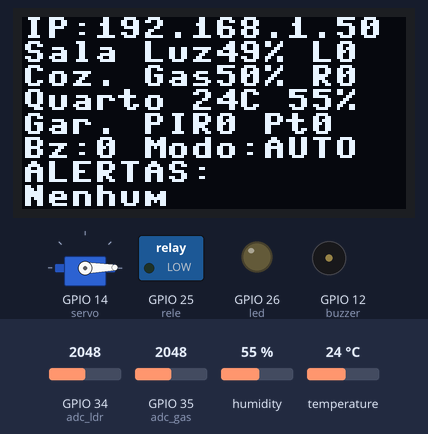
Simulated run of this program. Board: ESP32 board running MicroPython. On the bench: 128×64 one-colour display, servo, switched loads named in the program (green lamp = pin HIGH), output pins drawn as LEDs (lit = HIGH), buzzer (waves = sounding). Wiring (from the project's diagram.json): buzzer on GPIO 12, servo on GPIO 14, DHT22 sensor on GPIO 15, relay on GPIO 25, yellow LED on GPIO 26, PIR motion sensor on GPIO 32, light sensor on GPIO 34, gas sensor on GPIO 35. Inputs (shaded band) come from the test bench; at power-on: temperature 24 °C, GPIO 35 (adc_gas) = 2048, GPIO 34 (adc_ldr) = 2048, humidity 55 % (analog values on the 0–4095 scale). WiFi joins after 1.5 s; no MQTT or app messages arrive unless stated; values from a settings file that is not in the repository are placeholders; web requests get an empty 200 reply after 0.4 s; servo angles are drawn from the pulse width (0.5 ms = 0°, 2.5 ms = 180°); library files of the repository ran but are not shown: ssd1306.py; what the program prints to the serial console is not drawn.

Above: at 2.9 s.
3.0 s: temperature set to 29.6 °C
At 4.1 s:
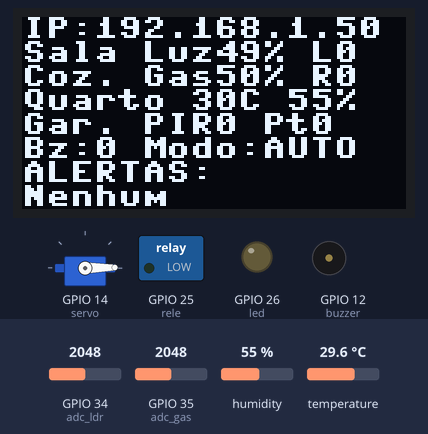
5.2 s: temperature set to 30.8 °C
At 6.3 s:
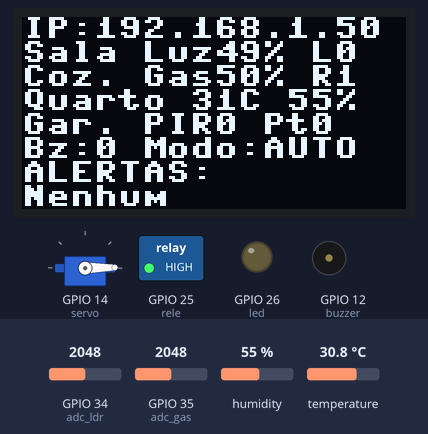
7.2 s: GPIO 35 (adc_gas) set to 2467
At 8.6 s:
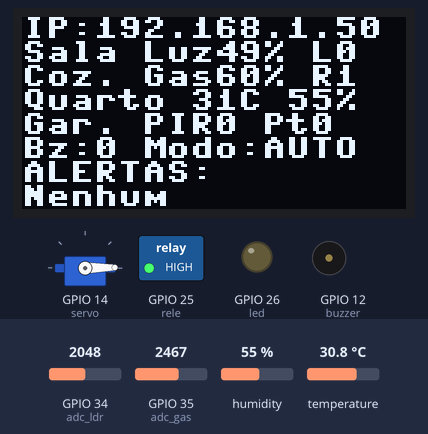
9.3 s: GPIO 35 (adc_gas) set to 2571
At 10.9 s:
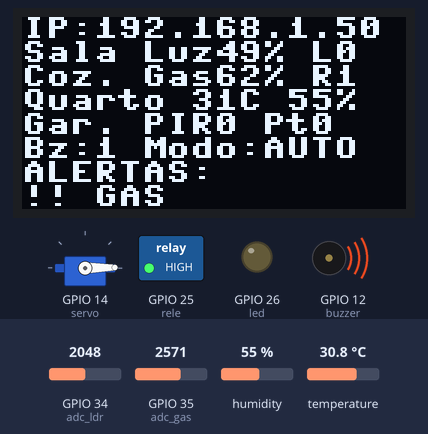
11.3 s: temperature set to 41 °C
At 13.0 s:
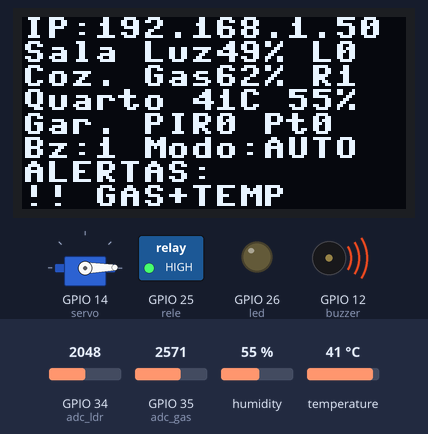
13.3 s: GPIO 35 (adc_gas) set to 1228
At 15.3 s:
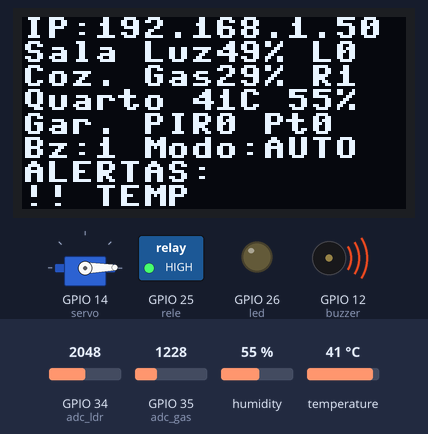
Timing chart, 0 to 16.3 s (numbered marks = the images above; inputs shaded):
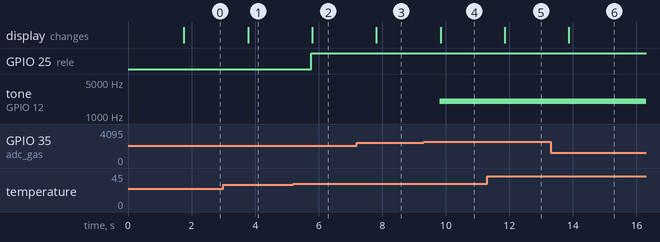

The program:

main.py
```python
# main.py - Casa inteligente (ESP32 + MicroPython, simulado no Wokwi)
#
# Sensores : DHT22 (temperatura/umidade), LDR (luz), MQ-2 (gas), PIR (movimento)
# Atuadores: LED (iluminacao), rele (exaustor), servo (portao), buzzer (sirene)
# Saidas   : OLED, MQTT (HiveMQ), pagina web embarcada, Google Sheets + e-mail
#
# Topicos MQTT (PREFIXO vem do secrets.py):
#   PREFIXO/status        -> ESP32 publica o estado completo (JSON) a cada 2 s
#   PREFIXO/alerta        -> ESP32 publica quando um alerta dispara (JSON)
#   PREFIXO/cmd/led       -> comando para o LED     ("1" liga, "0" desliga)
#   PREFIXO/cmd/rele      -> comando para o rele    ("1" / "0")
#   PREFIXO/cmd/buzzer    -> comando para o buzzer  ("1" / "0")
#   PREFIXO/cmd/servo     -> angulo do servo        ("0" a "180")
#   PREFIXO/cmd/auto      -> modo automatico        ("1" / "0")

import gc
import network
import socket
import time
import ujson
import dht
import ssd1306
import secrets
from machine import Pin, ADC, PWM, I2C

try:
    import urequests as requests
except ImportError:
    requests = None

try:
    from umqtt.simple import MQTTClient
except ImportError:
    MQTTClient = None

# configuracao
WIFI_SSID = getattr(secrets, "WIFI_SSID", "Wokwi-GUEST")
WIFI_PASS = getattr(secrets, "WIFI_PASS", "")
GOOGLE_SHEETS_URL = getattr(secrets, "GOOGLE_SHEETS_URL", "")
INTERVALO_SHEETS_MS = getattr(secrets, "INTERVALO_SHEETS_MIN", 120) * 60 * 1000

MQTT_BROKER = getattr(secrets, "MQTT_BROKER", "broker.hivemq.com")
MQTT_PORT = getattr(secrets, "MQTT_PORT", 1883)
MQTT_CLIENT_ID = getattr(secrets, "MQTT_CLIENT_ID", "esp32-leandro-casa-01")
PREFIXO = getattr(secrets, "MQTT_PREFIXO", "leandro-oliveira/casa")

TOPIC_STATUS = (PREFIXO + "/status").encode()
TOPIC_ALERTA = (PREFIXO + "/alerta").encode()
TOPIC_CMD = (PREFIXO + "/cmd/#").encode()

GAS_ALERTA = 60          # % de gas acima do qual dispara alerta
TEMP_ALERTA = 35         # graus C acima dos quais dispara alerta
TEMP_VENTILACAO = 30     # graus C para ligar o exaustor no modo automatico
LUZ_ESCURO = 30          # % de luz abaixo do qual o LED acende no automatico

INTERVALO_CICLO_MS = 2000
REENVIO_ALERTA_MS = 300000   # enquanto o alerta durar, avisa de novo a cada 5 min

# hardware
sensor_dht = dht.DHT22(Pin(15))

adc_ldr = ADC(Pin(34))
adc_ldr.atten(ADC.ATTN_11DB)

adc_gas = ADC(Pin(35))
adc_gas.atten(ADC.ATTN_11DB)

sensor_pir = Pin(32, Pin.IN)

i2c = I2C(0, scl=Pin(22), sda=Pin(21))
oled = ssd1306.SSD1306_I2C(128, 64, i2c, addr=0x3C)

led = Pin(26, Pin.OUT, value=0)
rele = Pin(25, Pin.OUT, value=0)
servo = PWM(Pin(14), freq=50)
buzzer = PWM(Pin(12), freq=2000, duty=0)

# estado
estado = {
    "temp": 0.0,
    "umid": 0.0,
    "luz": 0,
    "gas": 0,
    "pir": 0,
    "auto": 1,
    "led": 0,
    "rele": 0,
    "servo": 0,       # angulo de 0 a 180
    "buzzer": 0,
    "alerta": "",     # "", "GAS", "TEMP" ou "GAS+TEMP"
}

ip_atual = "Sem WiFi"
mqtt_client = None
ultima_tentativa_mqtt = 0
precisa_publicar = False
servidor = None
alerta_anterior = ""
ultimo_alerta_ms = 0


# atuadores
def aplicar_atuadores():
    led.value(estado["led"])
    rele.value(estado["rele"])
    servo.duty(26 + estado["servo"] * 102 // 180)   # 0.5 ms a 2.5 ms
    buzzer.duty(128 if estado["buzzer"] else 0)


def para_int(texto):
    t = texto.strip().lower()
    if t in ("on", "true"):
        return 1
    if t in ("off", "false"):
        return 0
    return int(float(t))


def aplicar_comando(dev, val):
    """Usado pelo MQTT e pela pagina web. Retorna False se o dispositivo for invalido."""
    global precisa_publicar
    if dev == "auto":
        estado["auto"] = 1 if val else 0
        executar_automacao()
    elif dev in ("led", "rele", "buzzer"):
        estado["auto"] = 0                 # comando manual desliga o automatico
        estado[dev] = 1 if val else 0
    elif dev == "servo":
        estado["servo"] = max(0, min(180, val))
    else:
        return False
    aplicar_atuadores()
    atualizar_oled()
    precisa_publicar = True
    return True


# WiFi
def conectar_wifi():
    wlan = network.WLAN(network.STA_IF)
    wlan.active(True)
    if not wlan.isconnected():
        oled.fill(0)
        oled.text("Conectando WiFi", 0, 10)
        oled.text(WIFI_SSID[:16], 0, 26)
        oled.show()
        wlan.connect(WIFI_SSID, WIFI_PASS)
        tentativas = 0
        while not wlan.isconnected() and tentativas < 20:
            time.sleep(0.5)
            tentativas += 1
    ip = wlan.ifconfig()[0] if wlan.isconnected() else "Sem WiFi"
    print("WiFi:", ip)
    return ip


# MQTT
def ao_receber_mqtt(topic, msg):
    try:
        dev = topic.decode().split("/")[-1]
        if aplicar_comando(dev, para_int(msg.decode())):
            print("MQTT cmd:", dev, msg)
        else:
            print("MQTT ignorado:", topic)
    except Exception as e:
        print("Erro ao processar MQTT:", e)


def conectar_mqtt():
    global mqtt_client
    if MQTTClient is None:
        print("umqtt.simple nao disponivel neste firmware")
        return
    try:
        client = MQTTClient(MQTT_CLIENT_ID, MQTT_BROKER, port=MQTT_PORT, keepalive=60)
        client.set_callback(ao_receber_mqtt)
        client.connect()
        client.subscribe(TOPIC_CMD)
        mqtt_client = client
        print("MQTT conectado em", MQTT_BROKER, "| ouvindo", TOPIC_CMD)
    except Exception as e:
        print("Falha ao conectar MQTT:", e)
        mqtt_client = None


def garantir_mqtt():
    """Tenta reconectar no maximo a cada 10 s para nao travar o laco principal."""
    global ultima_tentativa_mqtt
    if mqtt_client is not None:
        return
    agora = time.ticks_ms()
    if time.ticks_diff(agora, ultima_tentativa_mqtt) < 10000:
        return
    ultima_tentativa_mqtt = agora
    conectar_mqtt()


def checar_mqtt():
    global mqtt_client
    if mqtt_client is None:
        return
    try:
        mqtt_client.check_msg()
    except Exception as e:
        print("MQTT caiu:", e)
        mqtt_client = None


def publicar_status():
    global mqtt_client
    if mqtt_client is None:
        return
    try:
        mqtt_client.publish(TOPIC_STATUS, ujson.dumps(estado).encode())
    except Exception as e:
        print("Erro publicando status:", e)
        mqtt_client = None


# sensores
def ler_sensores():
    try:
        sensor_dht.measure()
        estado["temp"] = sensor_dht.temperature()
        estado["umid"] = sensor_dht.humidity()
    except OSError:
        pass

    raw_ldr = adc_ldr.read()
    estado["luz"] = max(0, min(100, int((4095 - raw_ldr) * 100 / 4095)))

    raw_gas = adc_gas.read()
    estado["gas"] = max(0, min(100, int(raw_gas * 100 / 4095)))

    estado["pir"] = sensor_pir.value()


# alertas e automacao
def calcular_alerta():
    """O alerta e calculado sempre, independente do modo automatico/manual."""
    tipos = []
    if estado["gas"] > GAS_ALERTA:
        tipos.append("GAS")
    if estado["temp"] > TEMP_ALERTA:
        tipos.append("TEMP")
    estado["alerta"] = "+".join(tipos)


def executar_automacao():
    if not estado["auto"]:
        return
    estado["led"] = 1 if (estado["luz"] < LUZ_ESCURO or estado["pir"] == 1) else 0
    estado["rele"] = 1 if (estado["temp"] > TEMP_VENTILACAO or estado["gas"] > GAS_ALERTA) else 0
    estado["buzzer"] = 1 if estado["alerta"] else 0


def enviar_sheets(tipo):
    """tipo = 'leitura' (a cada INTERVALO_SHEETS_MS) ou 'alerta' (no momento do alerta).
    O Apps Script grava a linha na aba certa e, se for alerta, envia o e-mail."""
    if not GOOGLE_SHEETS_URL or requests is None:
        return
    gc.collect()
    try:
        dados = dict(estado)
        dados["tipo"] = tipo
        res = requests.post(
            GOOGLE_SHEETS_URL,
            data=ujson.dumps(dados).encode(),
            headers={"Content-Type": "application/json"},
        )
        print("Sheets (" + tipo + ") HTTP:", res.status_code)   # 200 ou 302 = ok
        res.close()
    except Exception as e:
        print("Erro Sheets:", e)
    finally:
        gc.collect()


def notificar_alerta(alerta):
    global mqtt_client
    print("ALERTA:", alerta)
    if mqtt_client is not None:
        try:
            dados = {"alerta": alerta, "gas": estado["gas"], "temp": estado["temp"]}
            mqtt_client.publish(TOPIC_ALERTA, ujson.dumps(dados).encode())
        except Exception as e:
            print("Erro publicando alerta:", e)
            mqtt_client = None
    enviar_sheets("alerta")


def processar_notificacao():
    """Dispara quando um alerta novo aparece e repete a cada REENVIO_ALERTA_MS."""
    global alerta_anterior, ultimo_alerta_ms
    alerta = estado["alerta"]
    agora = time.ticks_ms()
    if alerta:
        novo = alerta != alerta_anterior
        if novo or time.ticks_diff(agora, ultimo_alerta_ms) >= REENVIO_ALERTA_MS:
            ultimo_alerta_ms = agora
            notificar_alerta(alerta)
    alerta_anterior = alerta


# OLED
def atualizar_oled():
    e = estado
    oled.fill(0)
    oled.text("IP:" + ip_atual, 0, 0)
    oled.text("Sala Luz{}% L{}".format(e["luz"], e["led"]), 0, 8)
    oled.text("Coz. Gas{}% R{}".format(e["gas"], e["rele"]), 0, 16)
    oled.text("Quarto {:.0f}C {:.0f}%".format(e["temp"], e["umid"]), 0, 24)
    oled.text("Gar. PIR{} Pt{}".format(e["pir"], e["servo"]), 0, 32)
    oled.text("Bz:{} Modo:{}".format(e["buzzer"], "AUTO" if e["auto"] else "MANUAL"), 0, 40)
    oled.text("ALERTAS:", 0, 48)
    oled.text("!! " + e["alerta"] if e["alerta"] else "Nenhum", 0, 56)
    oled.show()


# pagina web
def iniciar_servidor():
    global servidor
    try:
        s = socket.socket()
        s.setsockopt(socket.SOL_SOCKET, socket.SO_REUSEADDR, 1)
        s.bind(("0.0.0.0", 80))
        s.listen(2)
        s.setblocking(False)
        servidor = s
        print("Pagina web: http://localhost:8180 (Wokwi) ou http://" + ip_atual)
    except Exception as e:
        print("Falha ao iniciar servidor web:", e)
        servidor = None


def parse_query(query):
    params = {}
    for par in query.split("&"):
        if "=" in par:
            chave, valor = par.split("=", 1)
            params[chave] = valor
    return params


def enviar_json(cl, obj):
    cl.write(b"HTTP/1.1 200 OK\r\nContent-Type: application/json\r\n"
             b"Cache-Control: no-store\r\nConnection: close\r\n\r\n")
    cl.write(ujson.dumps(obj).encode())


def enviar_pagina(cl):
    try:
        f = open("index.html", "rb")
    except OSError:
        cl.write(b"HTTP/1.1 404 Not Found\r\nConnection: close\r\n\r\nindex.html nao encontrado")
        return
    cl.write(b"HTTP/1.1 200 OK\r\nContent-Type: text/html; charset=utf-8\r\nConnection: close\r\n\r\n")
    while True:
        bloco = f.read(512)
        if not bloco:
            break
        cl.write(bloco)
    f.close()


def atender_http():
    """Atende no maximo uma conexao por chamada, sem bloquear o laco principal."""
    if servidor is None:
        return
    try:
        cl, _ = servidor.accept()
    except OSError:
        return
    try:
        cl.settimeout(2)
        req = cl.recv(1024)
        if not req:
            return
        partes = req.split(b"\r\n", 1)[0].decode().split(" ")
        caminho = partes[1] if len(partes) > 1 else "/"
        rota, _, query = caminho.partition("?")

        if rota == "/":
            enviar_pagina(cl)
        elif rota == "/api/estado":
            enviar_json(cl, estado)
        elif rota == "/api/cmd":
            p = parse_query(query)
            try:
                ok = aplicar_comando(p.get("dev", ""), para_int(p.get("val", "0")))
            except Exception as e:
                print("Erro cmd web:", e)
                ok = False
            if ok:
                enviar_json(cl, estado)
            else:
                cl.write(b"HTTP/1.1 400 Bad Request\r\nConnection: close\r\n\r\ncomando invalido")
        else:
            cl.write(b"HTTP/1.1 404 Not Found\r\nConnection: close\r\n\r\n")
    except Exception as e:
        print("Erro HTTP:", e)
    finally:
        cl.close()


# inicializacao
aplicar_atuadores()
ip_atual = conectar_wifi()
iniciar_servidor()
conectar_mqtt()
ultima_tentativa_mqtt = time.ticks_ms()

ultimo_ciclo = time.ticks_add(time.ticks_ms(), -INTERVALO_CICLO_MS)   # roda um ciclo ja na partida
ultimo_sheets = time.ticks_ms()

while True:
    agora = time.ticks_ms()

    checar_mqtt()
    atender_http()

    if precisa_publicar:
        precisa_publicar = False
        publicar_status()

    if time.ticks_diff(agora, ultimo_ciclo) >= INTERVALO_CICLO_MS:
        ultimo_ciclo = agora
        ler_sensores()
        calcular_alerta()
        executar_automacao()
        aplicar_atuadores()
        atualizar_oled()
        garantir_mqtt()
        publicar_status()
        processar_notificacao()   # por ultimo: a chamada HTTPS pode demorar alguns segundos
        gc.collect()

    if GOOGLE_SHEETS_URL and time.ticks_diff(agora, ultimo_sheets) >= INTERVALO_SHEETS_MS:
        ultimo_sheets = agora
        enviar_sheets("leitura")

    time.sleep_ms(50)
```

Measured:
- the behaviour switches between 30 and 30.1 °C on temperature (found by bisection; images 1 and 2)
- the behaviour switches between 2497 and 2498 on GPIO 35 (adc_gas) (found by bisection; images 3 and 4)
- after the input at 3.0 s, the display: changes after 0.78 s (image 1)
- after the input at 5.2 s, GPIO 25 (rele): LOW → HIGH after 0.57 s; the display: changes after 0.60 s (image 2)
- after the input at 7.2 s, the display: changes after 0.62 s (image 3)
- after the input at 9.3 s, tone on GPIO 12 (buzzer): silent → 2000 Hz after 0.51 s; the display: changes after 0.54 s (image 4)
- after the input at 11.3 s, the display: changes after 0.56 s (image 5)
- after the input at 13.3 s, the display: changes after 0.58 s (image 6)
